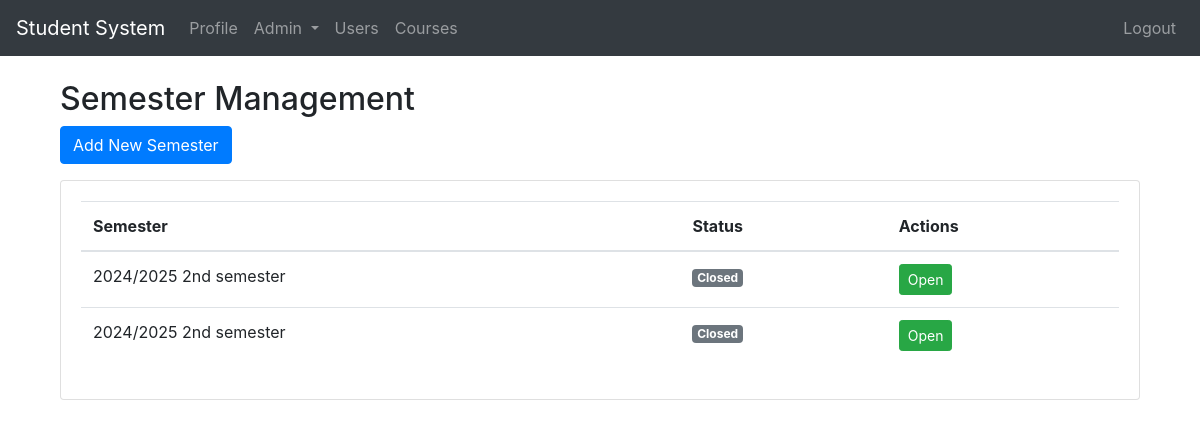
Page /manage-semesters (signed in) on the committed database.
### app.py (models this page shows)
class Semester(db.Model):           ### NEW
    __tablename__ = 'semesters'
    id        = db.Column(db.Integer, primary_key=True)
    name      = db.Column(db.String(20), nullable=False)  # e.g. "2024/2025 I"
    is_open   = db.Column(db.Boolean, default=False)

### app.py (the view)
@app.route('/manage-semesters')
@roles_required('admin', 'registrar')
def manage_semesters():
    semesters = Semester.query.order_by(Semester.name.desc()).all()
    return render_template('manage_semesters.html', semesters=semesters)

### app.py (called while the page is built)
def roles_required(*required_roles):
    def decorator(f):
        @wraps(f)
        def wrapped(*args, **kwargs):
            if session.get('role') not in required_roles:
                flash('Access denied. Insufficient privileges', 'danger')
                return redirect(url_for('login'))
            return f(*args, **kwargs)
        return wrapped
    return decorator

### templates/manage_semesters.html (shortened to what this page needs)
{% extends "base.html" %}
{% block content %}
<div class="container mt-4">
    <h2>Semester Management</h2>
    <a href="{{ url_for('add_semester') }}" class="btn btn-primary mb-3">
        Add New Semester
    </a>
    <div class="card">
        <div class="card-body">
            <table class="table table-hover">
                <thead>
                    <tr>
                        <th>Semester</th>
                        <th>Status</th>
                        <th>Actions</th>
                    </tr>
                </thead>
                <tbody>
                    {% for sem in semesters %}
                    <tr>
                        <td>{{ sem.name }}</td>
                        <td>
                            <span class="badge badge-{{ 'success' if sem.is_open else 'secondary' }}">
                                {{ 'Open' if sem.is_open else 'Closed' }}
                            </span>
                        </td>
                        <td>
                            <form method="POST" action="{{ url_for('toggle_semester', sem_id=sem.id) }}">
                                <button type="submit" class="btn btn-sm btn-{{ 'danger' if sem.is_open else 'success' }}">
                                    {{ 'Close' if sem.is_open else 'Open' }}
                                </button>
                            </form>
                        </td>
                    </tr>
                    {% endfor %}
                </tbody>
            </table>
        </div>
    </div>
</div>
{% endblock %}

### rows in the picture
Semester: name "2024/2025 2nd semester", is_open "Closed", is_open "Open"
Semester: name "2024/2025 2nd semester", is_open "Closed", is_open "Open"
